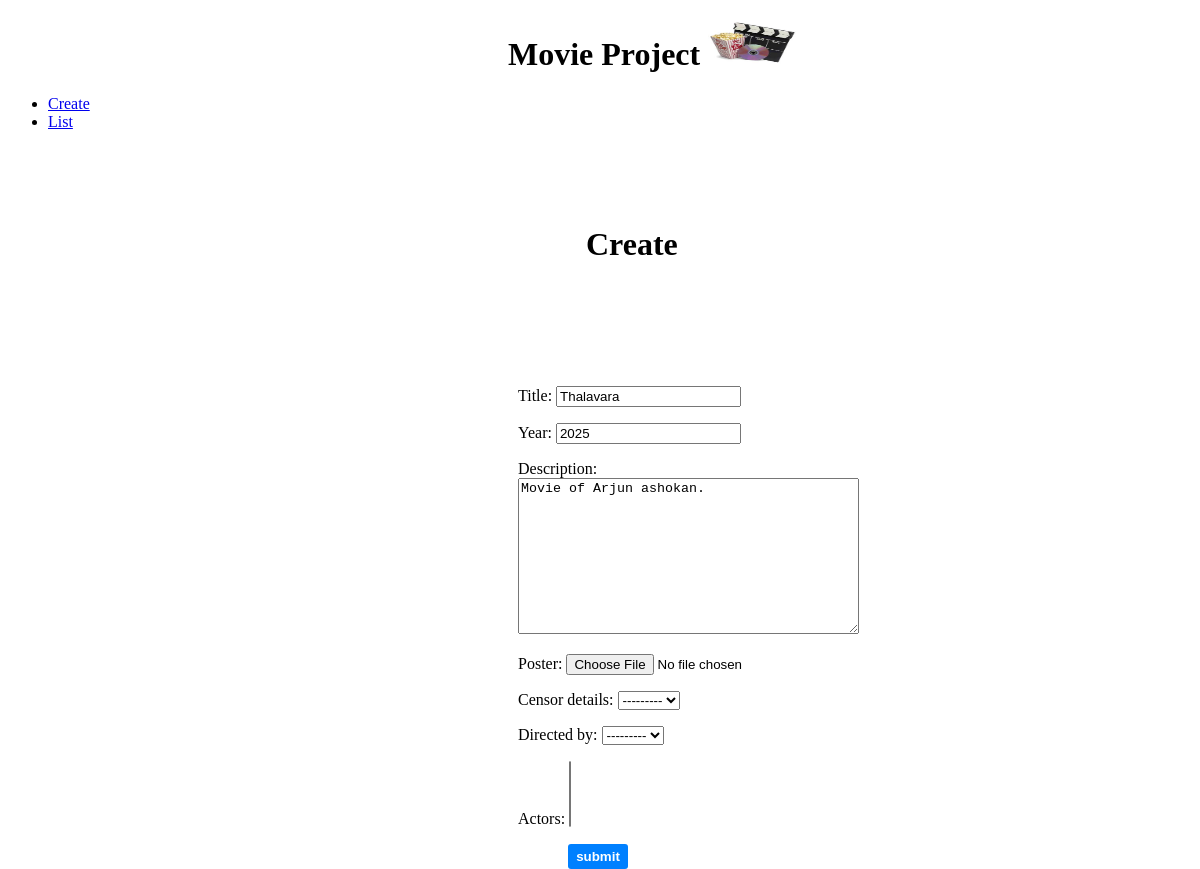
The app's page /edit/12 with its own data.
### movies/models.py (models this page shows, shortened)
class MovieInfo(models.Model):
    title=models.CharField(max_length=90)
    year=models.IntegerField(null=True)
    description=models.TextField()
    poster=models.ImageField(upload_to='images/',null=True)
    censor_details=models.OneToOneField(CensorInfo,on_delete=models.SET_NULL,related_name='movie',null=True)
    directed_by=models.ForeignKey(Directors,null=True,on_delete=models.CASCADE,related_name='directed_movies')
    actors=models.ManyToManyField(Actors, related_name='acted_movies')

### movies/views.py (the view)
# urls.py: path('edit/<pk>', views.edit,name='edit'),
def edit(request,pk):
    instance_to_be_edited=MovieInfo.objects.get(pk=pk)
    if request.POST:
          frm=MovieForm(request.POST,instance=instance_to_be_edited)
          if frm.is_valid():
                instance_to_be_edited.save()
    else:
                frm=MovieForm(instance=instance_to_be_edited)
    return render(request,'create.html',{'form':frm})

### movies/forms.py
class MovieForm(ModelForm):
    class Meta:
        model=MovieInfo
        fields='__all__'

### Templates/create.html (shortened to what this page needs)
<!DOCTYPE html>
<html lang="en">
<head>
</head>
<body>
{% extends 'blank_layout.html' %}
    {% block content %}
      <h1 class="title-common">Create</h1>
    <div class="form-enter">
      <form class="form" method="post" enctype="multipart/form-data">
        {{ form.as_p }}
        <button type="submit" class="btn">submit</button>
      </form>
    </div>
    {% endblock content %}

### static/css/style.css (style rules this page uses)
.title-common { margin-left: 578px; margin-top: 155px; font-size: xx-large; }
.form { margin-left: 550px; margin-top: 100px; }
.btn { font-weight: bold; margin-left: 50px; background-color: rgb(0, 128, 255); color: white; height: 25px; width: 60px; border: none; border-radius: 3px; cursor: pointer; }
.form-enter { width: 930px; margin-left: -40px; padding-right: 109px; height: 300px; padding-top: 1px; }

### records on screen
MovieInfo: title "Thalavara", year "2025", description "Movie of Arjun ashokan.", censor_details "---------", directed_by "---------"
